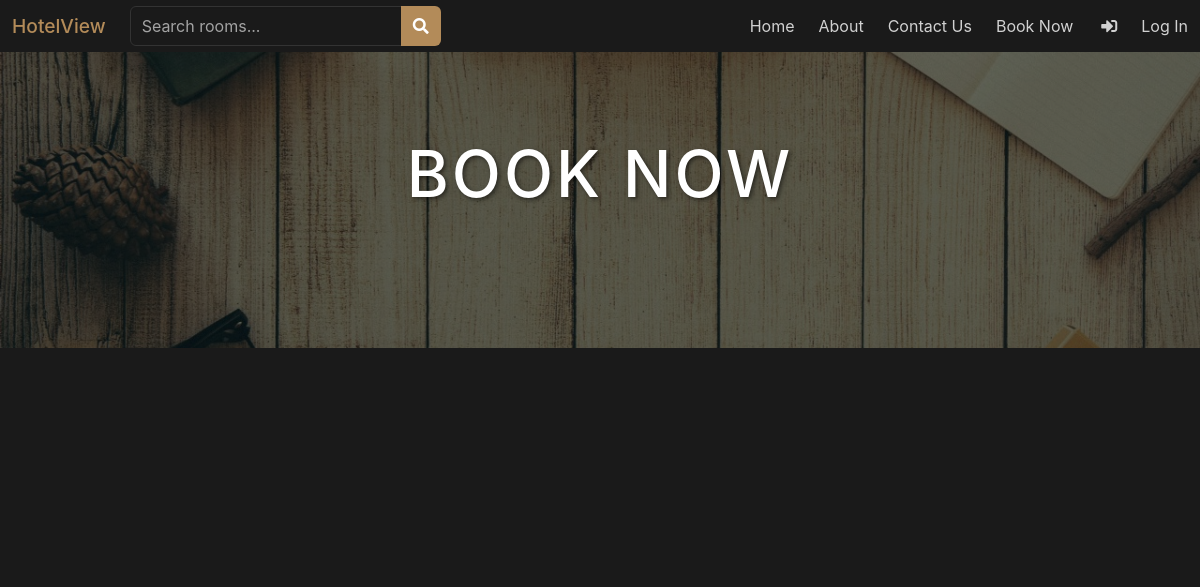
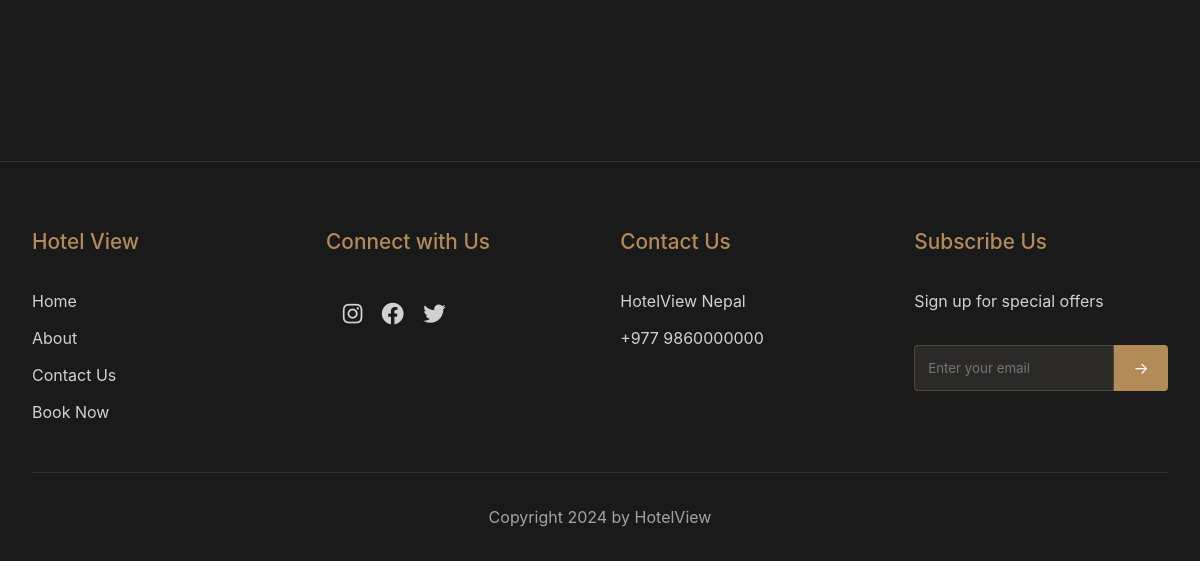
Page /book/ on the earlier database version (2 pictures, top to bottom).
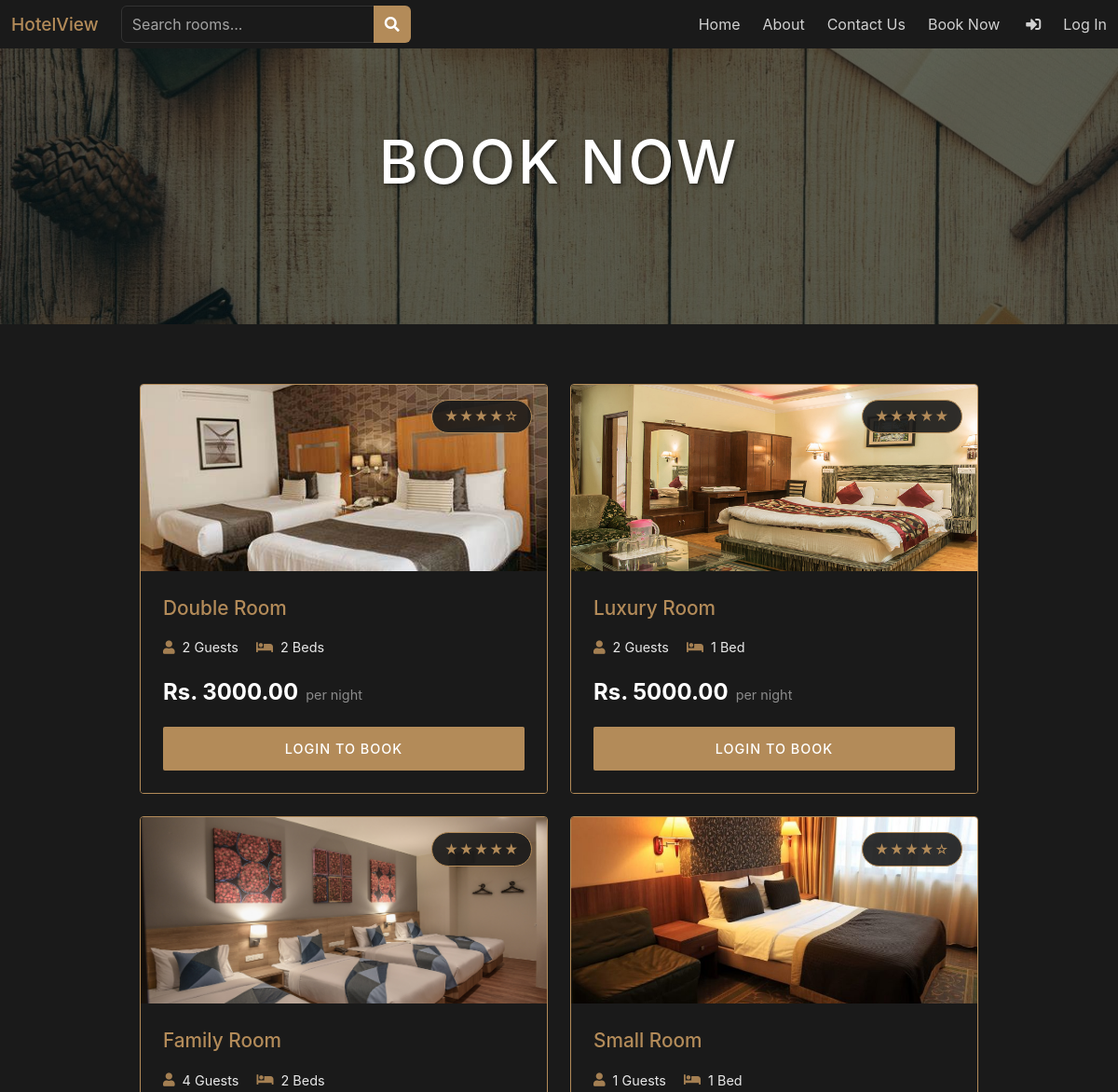
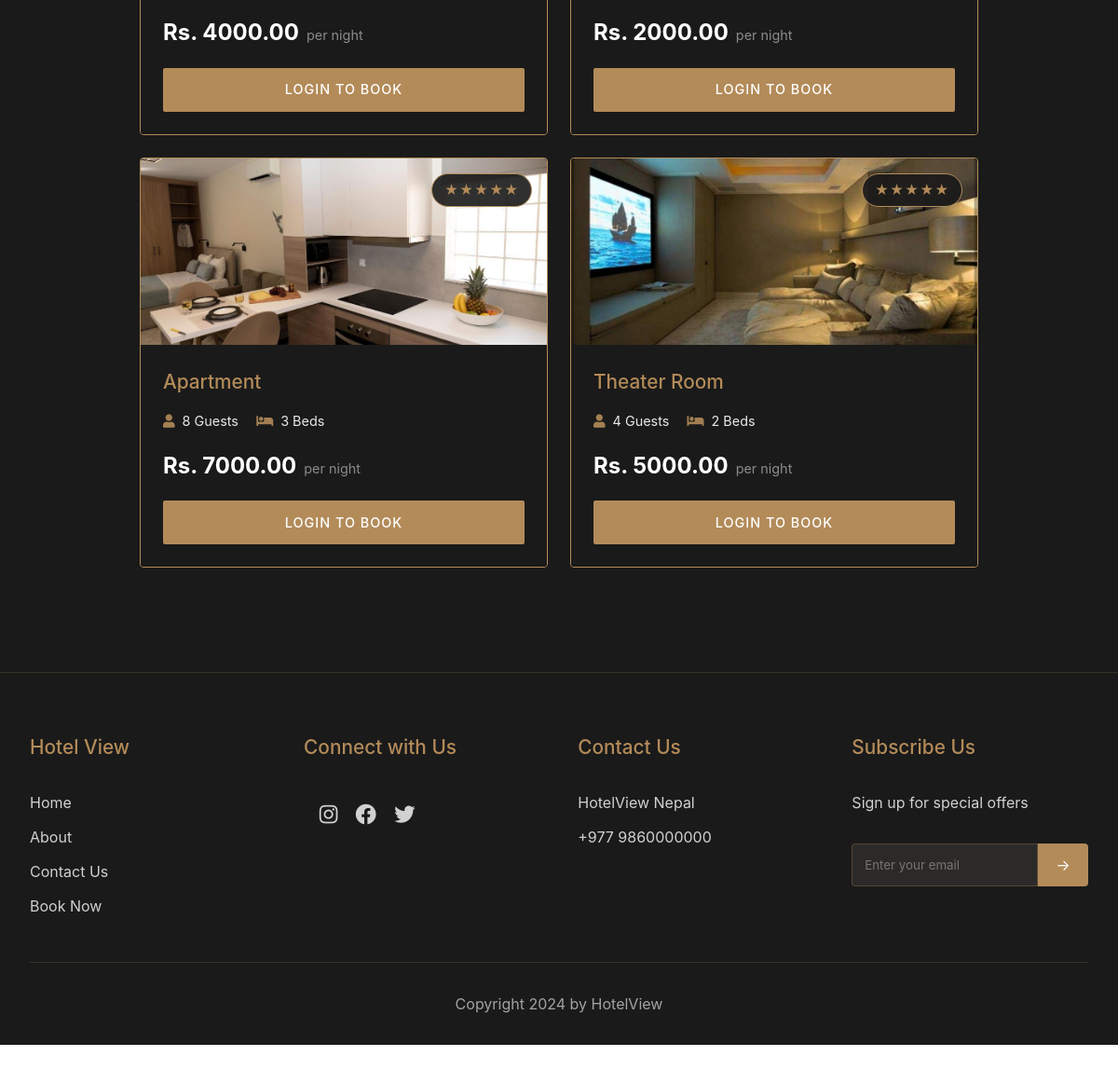
Same page on the later database version (2 pictures, top to bottom).
### hotel/models.py (models this page shows, shortened)
class Room(models.Model):
    name = models.CharField(max_length=100)
    slug = models.SlugField(unique=True)
    description = models.TextField()
    price = models.DecimalField(max_digits=10, decimal_places=2)
    max_guests = models.IntegerField()
    beds = models.IntegerField()
    size = models.IntegerField(help_text="Size in square feet")
    rating = models.CharField(max_length=10)
    image = models.ImageField(upload_to='rooms/')
    is_available = models.BooleanField(default=True)
    created_at = models.DateTimeField(auto_now_add=True)
    updated_at = models.DateTimeField(auto_now=True)

### hotel/views.py (the view)
# urls.py: path('book/', views.book, name='book'),
def book(request):
    rooms = Room.objects.filter(is_available=True)
    return render(request, 'book.html', {'rooms': rooms})

### templates/book.html (shortened to what this page needs)
{% extends 'base.html' %}
{% load static %}
{% block content %}
<section class="book-section">
    <div class="book-header" style="background-image: url('{% static 'images/Book now.jpg' %}')">
        <div class="header-overlay"></div>
        <h1 class="title has-text-centered has-text-white">Book Now</h1>
    </div>
    <div class="container">
        <div class="rooms-grid">
            {% for room in rooms %}
            <div class="room-booking-card">
                <div class="room-image">
                    <img src="{{ room.image.url }}" alt="{{ room.name }}">
                    <div class="room-rating">
                        <span class="stars">{{ room.rating }}</span>
                    </div>
                </div>
                <div class="room-details">
                    <h3>{{ room.name }}</h3>
                    <div class="amenities">
                        <span><i class="fas fa-user"></i> {{ room.max_guests }} Guests</span>
                        <span><i class="fas fa-bed"></i> {{ room.beds }} Bed{% if room.beds > 1 %}s{% endif %}</span>
                    </div>
                    <div class="room-price">
                        <span class="price">Rs. {{ room.price }}</span>
                        <span class="per-night">per night</span>
                    </div>
                    {% if user.is_authenticated %}
                        <a href="{% url 'hotel:booking_form' %}?room_type={{ room.name|urlencode }}" class="button is-primary book-button">
                            Book Now
                        </a>
                    {% else %}
                        <a href="{% url 'hotel:login' %}?next={% url 'hotel:booking_form' %}?room_type={{ room.name|urlencode }}" class="button is-primary book-button">
                            Login to Book
                        </a>
                    {% endif %}
                </div>
            </div>
            {% endfor %}
        </div>
    </div>
</section>
{% endblock %}

### templates/base.html (shortened to what this page needs)
{% load static %}
<!DOCTYPE html>
<html lang="en">
<head>
    <link rel="stylesheet" href="{% static 'bulmaCSS/bulma.min.css' %}">
    <link rel="stylesheet" href="{% static 'styles/styles.css' %}">
</head>
<body>
    <nav class="navbar" id="navbarColor">
        <div class="navbar-brand">
            <a class="navbar-item has-text-white">
                HotelView
            </a>
        </div>
        <div class="navbar-menu" id="nav-links">
            <div class="navbar-start">
                <div class="navbar-item">
                    <div class="search-container">
                        <form action="{% url 'hotel:search' %}" method="GET" class="search-form">
                            <div class="field has-addons">
                                <div class="control search-input-container">
                                    <input
                                        class="input"
                                        type="text"
                                        name="q"
                                        id="searchInput"
                                        placeholder="Search rooms..."
                                        autocomplete="off"
                                        oninput="handleSearch(this.value)"
                                    >
                                </div>
                                <div class="control">
                                    <button type="submit" class="button is-primary">
                                        <span class="icon">
                                            <i class="fas fa-search"></i>
                                        </span>
                                    </button>
                                </div>
                            </div>
                        </form>
                    </div>
                </div>
            </div>
            <div class="navbar-end">
                <a href="{% url 'hotel:home' %}" class="navbar-item has-text-white">Home</a>
                <a href="{% url 'hotel:about' %}"  class="navbar-item has-text-white">About</a>
                <a href="{% url 'hotel:contact' %}"  class="navbar-item has-text-white">Contact Us</a>
                <a href="{% url 'hotel:book' %}" class="navbar-item has-text-white">Book Now</a>
                {% if user.is_authenticated %}
                    <div class="navbar-item has-dropdown is-hoverable">
                        <a class="navbar-link has-text-white">
                            <span class="icon">
                                <i class="fas fa-user"></i>
                            </span>
                            <span>{{ user.first_name }}</span>
                        </a>
                        <div class="navbar-dropdown">
                            <a href="{% url 'hotel:user_bookings' %}" class="navbar-item">
                                <span class="icon">
                                    <i class="fas fa-calendar-alt"></i>
                                </span>
                                <span>My Bookings</span>
                            </a>
                            <a href="{% url 'hotel:logout' %}" class="navbar-item">
                                <span class="icon">
                                    <i class="fas fa-sign-out-alt"></i>
                                </span>
                                <span>Logout</span>
                            </a>
                        </div>
                    </div>
                {% else %}
                    <a href="{% url 'hotel:login' %}" class="navbar-item has-text-white">
                        <span class="icon">
                            <i class="fas fa-sign-in-alt"></i>
                        </span>
                        <span>Log In</span>
                    </a>
                {% endif %}
            </div>
        </div>
    </nav>
    <div>
        {% block content %}{% endblock %}
    </div>
    <footer class="footer">
        <div class="footer-content">
            <div class="footer-section">
                <h3>Hotel View</h3>
                <div class="footer-links">
                    <a href="{% url 'hotel:home' %}">Home</a>
                    <a href="{% url 'hotel:about' %}">About</a>
                    <a href="{% url 'hotel:contact' %}">Contact Us</a>
                    <a href="{% url 'hotel:book' %}">Book Now</a>
                </div>
            </div>
            <div class="footer-section">
                <h3>Connect with Us</h3>
                <div class="social-icons">
                    <a href="#"><i class="fab fa-instagram"></i></a>
                    <a href="#"><i class="fab fa-facebook"></i></a>
                    <a href="#"><i class="fab fa-twitter"></i></a>
                </div>
            </div>
            <div class="footer-section">
                <h3>Contact Us</h3>
                <div class="footer-links">
                    <p>HotelView Nepal</p>
                    <p>+977 9860000000</p>
                </div>
            </div>
            <div class="footer-section">
                <h3>Subscribe Us</h3>
                <p>Sign up for special offers</p>
                <form class="subscribe-form">
                    <input type="email" placeholder="Enter your email">
                    <button type="submit">→</button>
                </form>
            </div>
        </div>
        <div class="footer-bottom">
            <p>Copyright 2024 by HotelView</p>
        </div>
    </footer>
    <link rel="stylesheet" href="https://cdnjs.cloudflare.com/ajax/libs/font-awesome/5.15.4/css/all.min.css">
</body>
</html>

### templates/base.html (style rules this page uses)
.search-container { position: relative; min-width: 300px; }
.search-input-container { position: relative; flex-grow: 1; }
.search-input-container .input { background: rgba(26, 26, 26, 0.9); border: 1px solid #333; color: #fff; transition: all 0.3s; }
.search-input-container .input::placeholder { color: rgba(255, 255, 255, 0.6); }
.search-container .button { background: #b38b59; border: none; color: #fff; }

Differences in the rows shown:
added Room: image (picture), rating "★★★★☆", name "Double Room", max_guests "2", beds "2", price "3000.00"
added Room: image (picture), rating "★★★★★", name "Luxury Room", max_guests "2", beds "1", price "5000.00"
added Room: image (picture), rating "★★★★★", name "Family Room", max_guests "4", beds "2", price "4000.00"
added Room: image (picture), rating "★★★★☆", name "Small Room", max_guests "1", beds "1", price "2000.00"
added Room: image (picture), rating "★★★★★", name "Apartment", max_guests "8", beds "3", price "7000.00"
added Room: image (picture), rating "★★★★★", name "Theater Room", max_guests "4", beds "2", price "5000.00"
